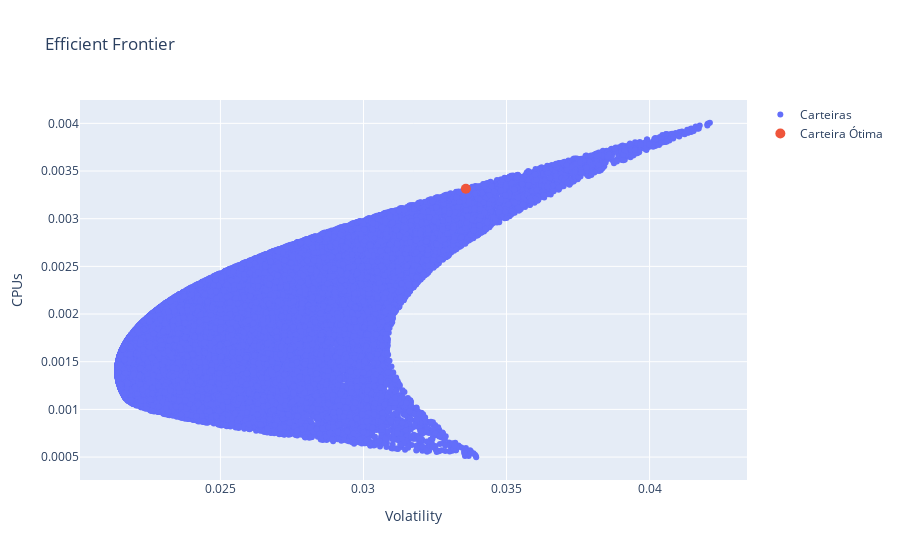

Notebook source saved alongside this figure:
### Code cell
fig = make_subplots(shared_yaxes=True, shared_xaxes=True)
fig.add_scatter(x=wallets['vol'], y=wallets['returns'], name='Carteiras')
fig.add_scatter(x=[X_axis], y=[y_axis], name='Carteira Ótima', marker_size = 10)
fig.update_traces(mode='markers', hovertemplate='Return: %{y}'+ '<br>Volatility: %{x}')
fig.update_layout(title='Efficient Frontier', xaxis_title='Volatility', yaxis_title='CPUs')

### Figure 1 — Plotly figure (JSON) as saved in the notebook; plotly's stock layout.template omitted (floating-point values rounded to 4 significant figures; data arrays with more than 128 entries replaced by an {"elided": "..."} marker saying what was removed)
{"data": [{"hovertemplate": "Return: %{y}<br>Volatility: %{x}", "mode": "markers", "name": "Carteiras", "type": "scatter", "x": {"elided": "50000 float values"}, "y": {"elided": "50000 float values"}}, {"hovertemplate": "Return: %{y}<br>Volatility: %{x}", "marker": {"size": 10}, "mode": "markers", "name": "Carteira Ótima", "type": "scatter", "x": [0.03358], "y": [0.003315]}], "layout": {"title": {"text": "Efficient Frontier"}, "xaxis": {"anchor": "y", "domain": [0, 1], "title": {"text": "Volatility"}}, "yaxis": {"anchor": "x", "domain": [0, 1], "title": {"text": "CPUs"}}}}
